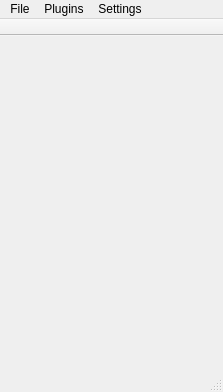
<?xml version="1.0" encoding="UTF-8"?>
<ui version="4.0">
 <class>GeneralGui</class>
 <widget class="QMainWindow" name="GeneralGui">
  <property name="geometry">
   <rect>
    <x>0</x>
    <y>0</y>
    <width>223</width>
    <height>392</height>
   </rect>
  </property>
  <property name="windowTitle">
   <string>N.E.R.V.E.</string>
  </property>
  <widget class="QWidget" name="centralwidget"/>
  <widget class="QMenuBar" name="menubar">
   <property name="geometry">
    <rect>
     <x>0</x>
     <y>0</y>
     <width>223</width>
     <height>21</height>
    </rect>
   </property>
   <widget class="QMenu" name="menuFile">
    <property name="title">
     <string>File</string>
    </property>
    <addaction name="actionSave_as"/>
    <addaction name="separator"/>
    <addaction name="actionOther_files"/>
    <addaction name="separator"/>
    <addaction name="actionExit"/>
   </widget>
   <widget class="QMenu" name="menuPlugins">
    <property name="title">
     <string>Plugins</string>
    </property>
    <addaction name="actionRefresh_Plugins"/>
    <addaction name="actionCreate_Plugin"/>
    <addaction name="separator"/>
   </widget>
   <widget class="QMenu" name="menuServices">
    <property name="title">
     <string>Settings</string>
    </property>
    <addaction name="actionEdit"/>
   </widget>
   <addaction name="menuFile"/>
   <addaction name="menuPlugins"/>
   <addaction name="menuServices"/>
  </widget>
  <widget class="QStatusBar" name="statusbar"/>
  <widget class="QToolBar" name="favoritesToolbar">
   <property name="windowTitle">
    <string>toolBar</string>
   </property>
   <property name="movable">
    <bool>false</bool>
   </property>
   <property name="floatable">
    <bool>false</bool>
   </property>
   <attribute name="toolBarArea">
    <enum>TopToolBarArea</enum>
   </attribute>
   <attribute name="toolBarBreak">
    <bool>false</bool>
   </attribute>
  </widget>
  <action name="actionTask_switcher">
   <property name="checkable">
    <bool>true</bool>
   </property>
   <property name="enabled">
    <bool>true</bool>
   </property>
   <property name="text">
    <string>Task switcher</string>
   </property>
  </action>
  <action name="actionBasic_Task_selection">
   <property name="checkable">
    <bool>true</bool>
   </property>
   <property name="text">
    <string>Basic Task selection</string>
   </property>
  </action>
  <action name="actionExit">
   <property name="text">
    <string>Exit</string>
   </property>
  </action>
  <action name="actionLoad_Profile">
   <property name="text">
    <string>Load Profile</string>
   </property>
  </action>
  <action name="actionSave_Profile">
   <property name="text">
    <string>Save Profile</string>
   </property>
  </action>
  <action name="actionGraphics_Windows">
   <property name="text">
    <string>Graphics Windows</string>
   </property>
  </action>
  <action name="actionCreate_Plugin">
   <property name="text">
    <string>Launch Plugin</string>
   </property>
  </action>
  <action name="actionCreate_Window">
   <property name="text">
    <string>Create Window</string>
   </property>
  </action>
  <action name="actionEdit">
   <property name="enabled">
    <bool>true</bool>
   </property>
   <property name="text">
    <string>Edit</string>
   </property>
  </action>
  <action name="actionRefresh_Plugins">
   <property name="text">
    <string>Refresh Plugins</string>
   </property>
  </action>
  <action name="actionOther_files">
   <property name="text">
    <string>Other files...</string>
   </property>
  </action>
  <action name="actionSave_as">
   <property name="text">
    <string>Save config as...</string>
   </property>
  </action>
  <action name="actionSave_default_config">
   <property name="text">
    <string>Save default config</string>
   </property>
  </action>
 </widget>
 <resources/>
 <connections/>
</ui>
